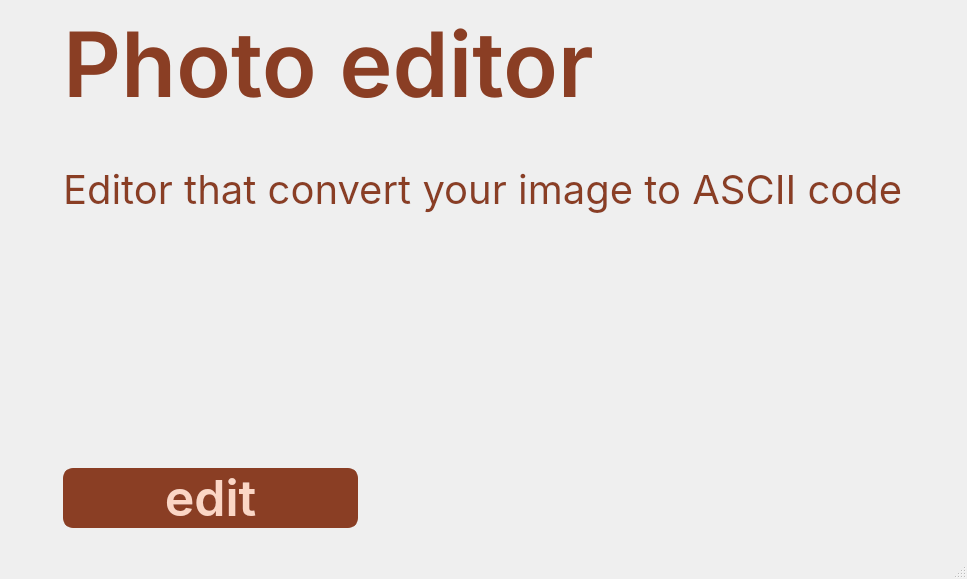
<?xml version="1.0" encoding="UTF-8"?>
<ui version="4.0">
 <class>MainWindow</class>
 <widget class="QMainWindow" name="MainWindow">
  <property name="geometry">
   <rect>
    <x>0</x>
    <y>0</y>
    <width>967</width>
    <height>579</height>
   </rect>
  </property>
  <property name="windowTitle">
   <string>MainWindow</string>
  </property>
  <widget class="QWidget" name="centralwidget">
   <layout class="QHBoxLayout" name="horizontalLayout_3">
    <item>
     <spacer name="horizontalSpacer_5">
      <property name="orientation">
       <enum>Qt::Horizontal</enum>
      </property>
      <property name="sizeHint" stdset="0">
       <size>
        <width>40</width>
        <height>20</height>
       </size>
      </property>
     </spacer>
    </item>
    <item>
     <layout class="QGridLayout" name="gridLayout_3">
      <property name="sizeConstraint">
       <enum>QLayout::SetMinimumSize</enum>
      </property>
      <property name="leftMargin">
       <number>0</number>
      </property>
      <property name="rightMargin">
       <number>0</number>
      </property>
      <property name="bottomMargin">
       <number>0</number>
      </property>
      <item row="2" column="1">
       <spacer name="verticalSpacer_2">
        <property name="orientation">
         <enum>Qt::Vertical</enum>
        </property>
        <property name="sizeType">
         <enum>QSizePolicy::Preferred</enum>
        </property>
        <property name="sizeHint" stdset="0">
         <size>
          <width>10</width>
          <height>40</height>
         </size>
        </property>
       </spacer>
      </item>
      <item row="6" column="0">
       <spacer name="horizontalSpacer_3">
        <property name="orientation">
         <enum>Qt::Horizontal</enum>
        </property>
        <property name="sizeHint" stdset="0">
         <size>
          <width>40</width>
          <height>100</height>
         </size>
        </property>
       </spacer>
      </item>
      <item row="1" column="1">
       <widget class="QLabel" name="label">
        <property name="styleSheet">
         <string notr="true">color: #8A3E24;
text-align: center;
font-family: Inter;
font-size: 90px;
font-style: normal;
font-weight: 500;
line-height: normal;</string>
        </property>
        <property name="text">
         <string>Photo editor</string>
        </property>
       </widget>
      </item>
      <item row="3" column="1">
       <widget class="QLabel" name="label_2">
        <property name="styleSheet">
         <string notr="true">color: #8A3E24;
text-align: center;
font-family: Inter;
font-size: 40px;
font-style: normal;
font-weight: 400;
line-height: normal;</string>
        </property>
        <property name="text">
         <string>Editor that convert your image to ASCII code</string>
        </property>
       </widget>
      </item>
      <item row="4" column="4">
       <spacer name="horizontalSpacer">
        <property name="orientation">
         <enum>Qt::Horizontal</enum>
        </property>
        <property name="sizeHint" stdset="0">
         <size>
          <width>40</width>
          <height>20</height>
         </size>
        </property>
       </spacer>
      </item>
      <item row="6" column="4">
       <spacer name="horizontalSpacer_4">
        <property name="orientation">
         <enum>Qt::Horizontal</enum>
        </property>
        <property name="sizeHint" stdset="0">
         <size>
          <width>40</width>
          <height>20</height>
         </size>
        </property>
       </spacer>
      </item>
      <item row="5" column="1">
       <spacer name="verticalSpacer">
        <property name="orientation">
         <enum>Qt::Vertical</enum>
        </property>
        <property name="sizeHint" stdset="0">
         <size>
          <width>20</width>
          <height>40</height>
         </size>
        </property>
       </spacer>
      </item>
      <item row="6" column="1">
       <widget class="QPushButton" name="pushButton">
        <property name="sizePolicy">
         <sizepolicy hsizetype="Fixed" vsizetype="Fixed">
          <horstretch>0</horstretch>
          <verstretch>0</verstretch>
         </sizepolicy>
        </property>
        <property name="minimumSize">
         <size>
          <width>295</width>
          <height>50</height>
         </size>
        </property>
        <property name="maximumSize">
         <size>
          <width>295</width>
          <height>60</height>
         </size>
        </property>
        <property name="font">
         <font>
          <family>Inter</family>
          <pointsize>-1</pointsize>
          <weight>63</weight>
          <italic>false</italic>
          <bold>true</bold>
         </font>
        </property>
        <property name="styleSheet">
         <string notr="true">border-radius: 10px;
border: 3.5px solid #8A3E24;
background: #8A3E24;color: #FBD6C5;
text-align: center;
font-family: Inter;
font-size: 50px;
font-style: normal;
font-weight: 500;
line-height: normal;</string>
        </property>
        <property name="text">
         <string>edit</string>
        </property>
       </widget>
      </item>
     </layout>
    </item>
    <item>
     <spacer name="horizontalSpacer_2">
      <property name="orientation">
       <enum>Qt::Horizontal</enum>
      </property>
      <property name="sizeHint" stdset="0">
       <size>
        <width>40</width>
        <height>20</height>
       </size>
      </property>
     </spacer>
    </item>
   </layout>
  </widget>
  <widget class="QMenuBar" name="menubar">
   <property name="geometry">
    <rect>
     <x>0</x>
     <y>0</y>
     <width>967</width>
     <height>23</height>
    </rect>
   </property>
  </widget>
  <widget class="QStatusBar" name="statusbar"/>
 </widget>
 <resources/>
 <connections/>
</ui>
